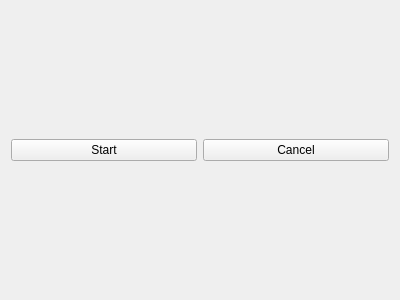
<?xml version="1.0" encoding="UTF-8"?>
<ui version="4.0">
 <class>MainLearnWidget</class>
 <widget class="QWidget" name="MainLearnWidget">
  <property name="geometry">
   <rect>
    <x>0</x>
    <y>0</y>
    <width>400</width>
    <height>300</height>
   </rect>
  </property>
  <property name="windowTitle">
   <string>MainLearnWidget</string>
  </property>
  <layout class="QGridLayout" name="gridLayout">
   <item row="0" column="0">
    <widget class="QPushButton" name="start_btn_">
     <property name="text">
      <string>Start</string>
     </property>
    </widget>
   </item>
   <item row="0" column="1">
    <widget class="QPushButton" name="cancel_btn_">
     <property name="text">
      <string>Cancel</string>
     </property>
    </widget>
   </item>
  </layout>
 </widget>
 <layoutdefault spacing="6" margin="11"/>
 <resources/>
 <connections/>
</ui>
